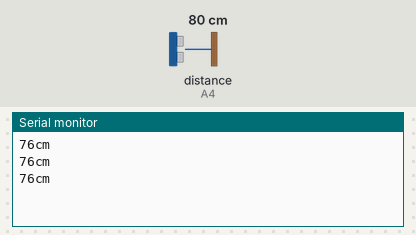
A sketch run on a simulated Arduino Uno, built with avr-gcc and run on an emulated ATmega328P. Parts: the last lines printed to the serial monitor. Wiring (inferred from the names in the program): ultrasonic range finder: trigger A4; echo A4. The test bench sets the inputs (shaded band); at power-on: distance to the obstacle (sensor on A4) 80 cm. The echo pulse lasts 58.3 µs per cm.

Above: at 1.3 s.
1.4 s: distance to the obstacle (sensor on A4) set to 2 cm
At 1.9 s:
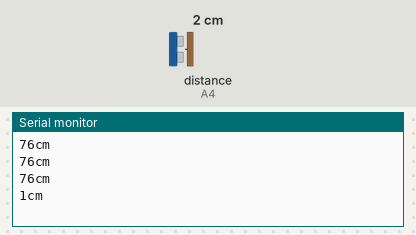
2.9 s: distance to the obstacle (sensor on A4) set to 4 cm
At 3.4 s:
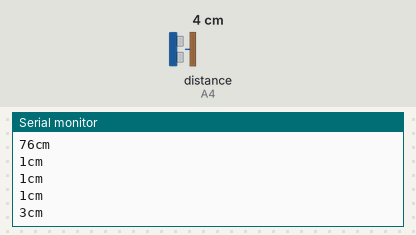
Timing chart, 0 to 5.9 s (numbered marks = the images above; inputs shaded):
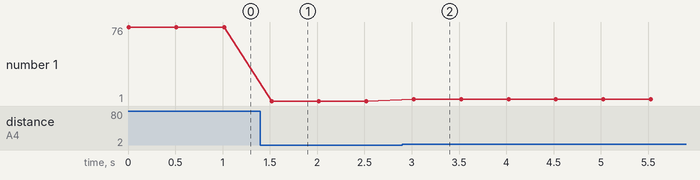

The sketch:

UltraSon.ino
```cpp
/* UltraSon
 * Medidor de distancias mediante ultrasóns HC-SR04
 * conectado a entrada/saída IN "A4", como so ten un pin,
 * unimos os pines “Trigger e ECHO” do HC-SR04 e conectalos o IN
*/
#define IN A4 //pin de conexión
const int Vson = 34300.0; // Velocidade son en cm/s
void setup() {
 Serial.begin(9600); // Inicia a conexión serie
}

void loop() {
 pinMode (IN, OUTPUT); //Define o pin como saída para provocar o   disparo "TRIGGER"
 digitalWrite(IN, LOW); //Trigger en estado baixo e espera 2 ms
 delayMicroseconds(2);
 digitalWrite(IN, HIGH);//Trigger a estado alto e espera 10 ms
 delayMicroseconds(10);
 digitalWrite(IN, LOW); //Trigger en estado baixo.
 pinMode (IN, INPUT);   //Define o pin como entrada "ECHO"
 //A función pulseIn obtén o tempo que tarda en cambiar entre estados, en este caso a HIGH
 unsigned long tempo = pulseIn(IN, HIGH);

 //Para obter a distancia en cm, convite o tempo a segundos xa que está en microsegundos
 //por iso multiplicamos por 0.000001 (podemos axustar este valor por as tolerancias do sensor)
 int distancia = tempo * 0.000001 * Vson / 2.0;

 Serial.print(distancia);
 Serial.print("cm");
 Serial.println();
 delay(500);
}
```

Measured:
- after the input at 1.4 s, the serial monitor: prints a new line after 0.12 s (image 1)
- after the input at 2.9 s, the serial monitor: prints a new line after 0.12 s (image 2)
- plotted number 1: 76 → 1 after the input at 1.4 s, 1 → 3 after the input at 2.9 s
